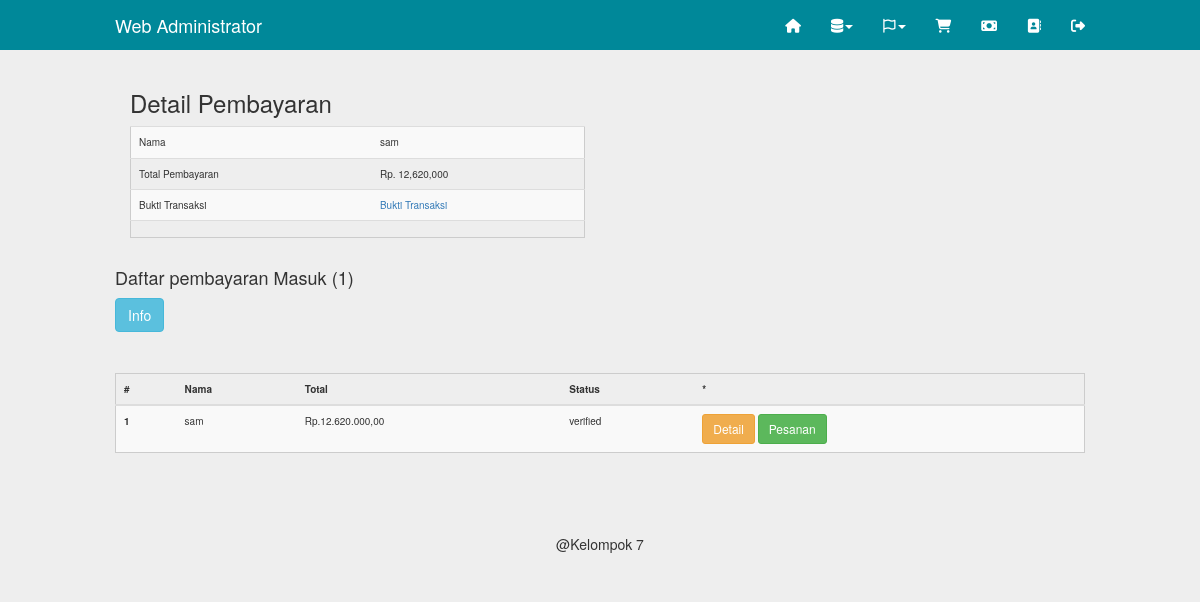
The page /admin/pembayaran.php?act=detail&id=11 (signed in) on the database its author committed.
### tables this page shows
CREATE TABLE `pesanan` (
  `id` int(5) NOT NULL,
  `tanggal_pesan` datetime NOT NULL,
  `tanggal_digunakan` datetime NOT NULL,
  `user_id` int(5) NOT NULL,
  `nama` varchar(100) NOT NULL,
  `alamat` text NOT NULL,
  `kota` varchar(255) NOT NULL,
  `ongkir` int(11) NOT NULL,
  `telephone` varchar(20) NOT NULL,
  `read` enum('0','1') NOT NULL,
  `status` enum('lunas','belum lunas','','') NOT NULL
);

CREATE TABLE `pembayaran` (
  `id` int(11) NOT NULL,
  `id_pesanan` int(11) NOT NULL,
  `id_user` int(11) NOT NULL,
  `file` varchar(255) NOT NULL,
  `total` int(11) NOT NULL,
  `status` enum('pending','verified','','') NOT NULL,
  `keterangan` varchar(255) NOT NULL,
  `created_at` datetime NOT NULL
);

CREATE TABLE `user` (
  `id` int(5) NOT NULL,
  `nama` varchar(50) NOT NULL,
  `email` varchar(75) NOT NULL,
  `telephone` varchar(20) NOT NULL,
  `alamat` text NOT NULL,
  `password` varchar(100) NOT NULL,
  `status` enum('user','admin') NOT NULL
);

### inc/config.php (called while the page is built, shortened)
<?php
	$no = 1;
?>

### admin/pembayaran.php (the view, shortened to what this page needs)
<?php
	include"../inc/config.php";
	include"inc/header.php";
?>
	<div class="container">
		<?php
			$q = mysqli_query($db,"select*from pembayaran order by status asc");
			$j = mysqli_num_rows($q);
		?>
		<div class="row">
		<div class="col-md-12">
		<?php
			if(!empty($_GET)){
					?>
					<?php
				if ($_GET['act'] == "detail") {
					$dataPembayaran = mysqli_fetch_object(mysqli_query($db,"Select * from pembayaran where id=$_GET[id]"));
					$dataPesanan = mysqli_fetch_object(mysqli_query($db,"Select*from pesanan where id='$dataPembayaran->id_pesanan'"))
					?>
					<div class="col-md-6">
						<h3> Detail Pembayaran</h3>
						<table class="table table-striped">
							<tbody>
								<tr>
									<td>Nama</td>
									<td><?php echo $dataPesanan->nama; ?></td>
								</tr>
								<tr>
									<td>Total Pembayaran</td>
									<td><?php echo "Rp. " . number_format($dataPembayaran->total); ?></td>
								</tr>
								<tr>
									<td>Bukti Transaksi</td>
									<td><a href="../uploads/<?php echo $dataPembayaran->file; ?>" target="_newtab">Bukti Transaksi</a></td>
								</tr>
								<tr>
									<td></td>
									<td>
									</td>
								</tr>
							</tbody>
						</table>
					</div>
					<?php
				}
			}
		?>
		</div>
		</div>
		<h4>Daftar pembayaran Masuk (<?php echo ($j>0)?$j:0; ?>)</h4>
		<a href="pembayaran.php?act=info" class="btn btn-info">Info</a>
		<hr>
		<table class="table table-striped table-hover">
			<thead>
				<tr>
					<th>#</th>
					<th>Nama</th>
					<th>Total</th>
					<th>Status</th>
					<th>*</th>
				</tr>
			</thead>
			<tbody>
		<?php while($data=mysqli_fetch_object($q)){ ?>
				<tr <?php if($data->status == "pending" ){ echo 'style="background:#cce9f8 !important;"'; } ?> >
					<th scope="row"><?php echo $no++; ?></th>
					<?php
						$katpro = mysqli_query($db,"select*from user where id='$data->id_user'");
								$user = mysqli_fetch_array($katpro);
					?>
					<td><?php echo $user['nama'] ?></td>
					<td><?php echo 'Rp.' . number_format($data->total, 2,',','.') ?></td>
					<td><?php echo $data->status ?></td>
					<td>
						<a class="btn btn-sm btn-warning" href="pembayaran.php?act=detail&id=<?php echo $data->id ?>">Detail</a>
						<a class="btn btn-sm btn-success" href="detail_pesanan.php?id=<?php echo $data->id_pesanan ?>">Pesanan</a>
					</td>
				</tr>
		<?php } ?>
			</tbody>
		</table>
    </div>
<?php include"inc/footer.php"; ?>

### assets/css/navbar-fixed-top.css (style rules this page uses)
body { padding-top: 70px; }

### assets/css/style.css (style rules this page uses)
@media (min-width: 768px) { .container { width: 750px; } }
@media (min-width: 992px) { .container { width: 970px; } }
@media (min-width: 1200px) { .container { width: 1000px; } }
.table { border:1px solid#CCC; }
table td, table th { padding:10px; font-size: 10px; }
* { transition: all 200ms ease-in-out; }
body { background-color: #EEE; }

### rows shown on the page
pesanan: nama "sam"
pembayaran: total "12,620,000", id_user.nama "sam", total "12.620.000,00", status "verified"

### other values the page prints
$j "1"
